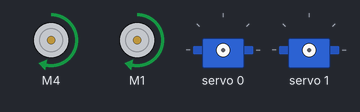
Recording of a sketch running on a simulated Arduino Uno, built with avr-gcc and run on an emulated ATmega328P. Parts: 2 × DC motor (green arrow = forward, orange = backward, longer = faster), 2 × servo. What the sketch prints to the serial monitor is not drawn.

Above: at 0.2 s.
At 0.7 s:
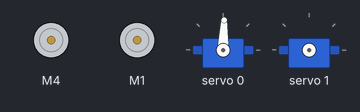
At 2.0 s:
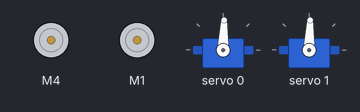
Timing chart, 0 to 3.5 s (numbered marks = the images above):
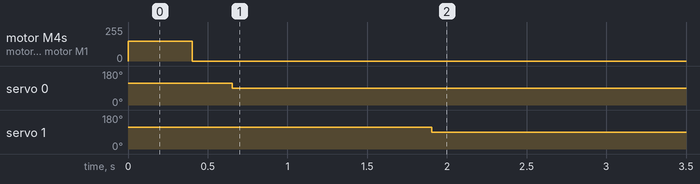

Measured:
- by itself, motor M4, motor M1: stopped → forward 150/255 at 0.00 s, → stopped 0.40 s later
- by itself, servo 0: 116° → 88° at 0.65 s
- by itself, servo 1: 116° → 88° at 1.9 s

The sketch:

testingServosAndMotors.ino
```cpp
#include <Wire.h>
#include <Adafruit_PWMServoDriver.h>
#include <Adafruit_MotorShield.h>

double degreesToPwm(int degree){
  return(725/180*degree + 275);
}
// called this way, it uses the default address 0x40
Adafruit_PWMServoDriver pwm = Adafruit_PWMServoDriver();
// you can also call it with a different address you want
//Adafruit_PWMServoDriver pwm = Adafruit_PWMServoDriver(0x41);

// Motor Shield
//Adafruit_MotorShield AFMS = Adafruit_MotorShield(0x61); // our shield's address
Adafruit_MotorShield AFMS = Adafruit_MotorShield(0x60); // our shield's address
Adafruit_DCMotor *rightMotor = AFMS.getMotor(1);
Adafruit_DCMotor *leftMotor = AFMS.getMotor(4);

String userInput = "";
String ordering = "01";

int calibrationPos = 90;    //Set to 90 when attaching the arm
int deltaDegrees = 30;
//int restingPos = 90-deltaDegrees;
int restingPos = 80;
int pressingPosLeft = restingPos+deltaDegrees;
int pressingPosRight = restingPos-deltaDegrees;

//int restingValue = 725/180*restingPos + 275;
//int pressingValueLeft = 725/180*pressingPosLeft + 275;
//int pressingValueRight = 725/180*pressingPosRight + 275;
//int calibratingValue = 725/180*calibrationPos + 275;

double restingValue = degreesToPwm(restingPos);
double pressingValueLeft = degreesToPwm(pressingPosLeft);
double pressingValueRight = degreesToPwm(pressingPosRight);
double calibratingValue = degreesToPwm(calibrationPos);

boolean running = true;

void setup() {
  Serial.begin(9600);
  Serial.println("16 channel PWM test!");
  Serial.println("Input values 1-4095");

  pwm.begin();
  pwm.setPWMFreq(100);

  for(int i=0; i<=10; i++){
//    pwm.setPWM(i,0,restingValue); //   UNCOMMENT to put arm at furthest back position
//    pwm.setPWM(i,0,pressingValueLeft); //   UNCOMMENT to put arm at pressed position
  }

//  delay(10000);

  // Motor setup
  AFMS.begin();

  leftMotor -> setSpeed(0);
  leftMotor -> run(FORWARD);
  leftMotor -> run(RELEASE);

  rightMotor -> setSpeed(0);
  rightMotor -> run(FORWARD);
  rightMotor -> run(RELEASE);
}

void loop() {
  long pwmValue = 1;

  if(running)
  {
    // Pushes buttons based on 'ordering' of servos
    leftMotor -> setSpeed(150);
    rightMotor -> setSpeed(150);
    moveWheels(400, FORWARD);
//    moveWheels(2000, BACKWARD);

    for (int i = 0; i < ordering.length(); i++){
      String charOfNum = ordering.substring(i, i+1);
      pressButton(charOfNum.toInt());
      delay(1000);
    }

    running = false;
  }
}

void moveWheels(int myDelayTime, int myDirection){
  // Turn the motors on
  leftMotor -> run(myDirection);
  rightMotor -> run(myDirection);

  Serial.println("forward");

  // Go for .... ms
  delay(myDelayTime);

  // Turn the motors off
  leftMotor -> run(RELEASE);
  rightMotor -> run(RELEASE);
}

void pressButton(int servoNumber){
  if (servoNumber <= 4){
    pwm.setPWM(servoNumber,0,pressingValueLeft);
    delay(250);
    pwm.setPWM(servoNumber,0,restingValue);
  } else {
    pwm.setPWM(servoNumber,0,pressingValueRight);
    delay(250);
    pwm.setPWM(servoNumber,0,restingValue);
  }
}
```
